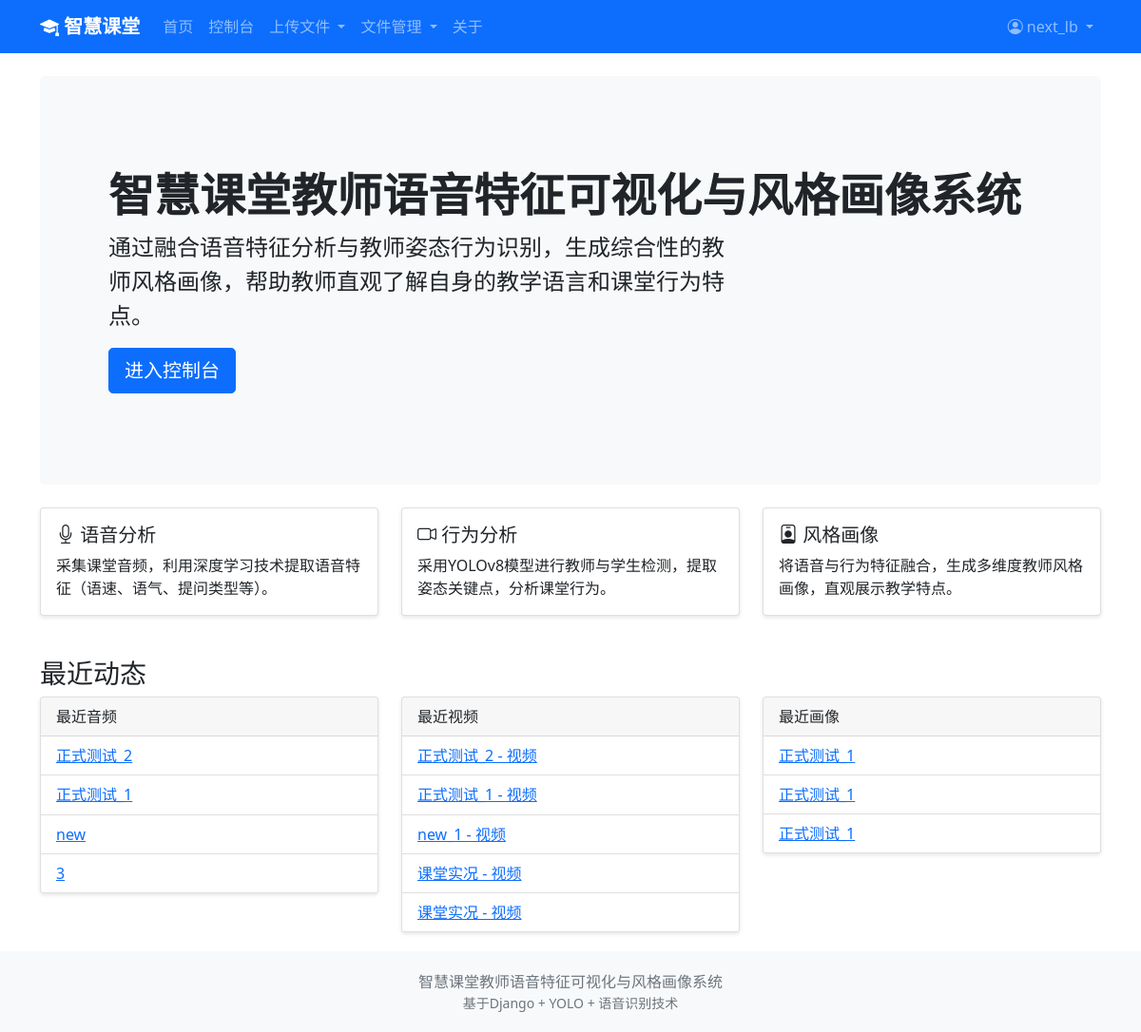
The page / (signed in) on the database its author committed.
### analysis/models.py (models this page shows, shortened)
class AudioFile(models.Model):
    FILE_TYPE_CHOICES = [
        ('mp3', 'MP3'),
        ('wav', 'WAV'),
        ('m4a', 'M4A'),
        ('other', '其他'),
    ]
    STATUS_CHOICES = [
        ('pending', '待处理'),
        ('processing', '处理中'),
        ('completed', '已完成'),
        ('failed', '失败'),
    ]
    user = models.ForeignKey(User, on_delete=models.CASCADE, related_name='audio_files', verbose_name='上传用户')
    title = models.CharField(max_length=200, verbose_name='音频标题')
    description = models.TextField(blank=True, verbose_name='描述')
    file = models.FileField(upload_to='audio/%Y/%m/%d/', verbose_name='音频文件')
    file_type = models.CharField(max_length=20, choices=FILE_TYPE_CHOICES, default='other', verbose_name='文件类型')
    duration = models.IntegerField(default=0, verbose_name='时长(秒)')
    file_size = models.IntegerField(default=0, verbose_name='文件大小(字节)')
    status = models.CharField(max_length=20, choices=STATUS_CHOICES, default='pending', verbose_name='处理状态')
    upload_time = models.DateTimeField(auto_now_add=True, verbose_name='上传时间')
    processed_time = models.DateTimeField(null=True, blank=True, verbose_name='处理完成时间')
    class Meta:
        db_table = 'audio_file'
        verbose_name = '音频文件'
        verbose_name_plural = '音频文件'
        ordering = ['-upload_time']

class VideoFile(models.Model):
    FILE_TYPE_CHOICES = [
        ('mp4', 'MP4'),
        ('avi', 'AVI'),
        ('mov', 'MOV'),
        ('other', '其他'),
    ]
    STATUS_CHOICES = [
        ('pending', '待处理'),
        ('processing', '处理中'),
        ('completed', '已完成'),
        ('failed', '失败'),
    ]
    user = models.ForeignKey(User, on_delete=models.CASCADE, related_name='video_files', verbose_name='上传用户')
    title = models.CharField(max_length=200, verbose_name='视频标题')
    description = models.TextField(blank=True, verbose_name='描述')
    file = models.FileField(upload_to='video/%Y/%m/%d/', verbose_name='视频文件')
    file_type = models.CharField(max_length=20, choices=FILE_TYPE_CHOICES, default='other', verbose_name='文件类型')
    duration = models.IntegerField(default=0, verbose_name='时长(秒)')
    file_size = models.IntegerField(default=0, verbose_name='文件大小(字节)')
    frame_count = models.IntegerField(default=0, verbose_name='总帧数')
    fps = models.FloatField(default=0, verbose_name='帧率')
    status = models.CharField(max_length=20, choices=STATUS_CHOICES, default='pending', verbose_name='处理状态')
    upload_time = models.DateTimeField(auto_now_add=True, verbose_name='上传时间')
    processed_time = models.DateTimeField(null=True, blank=True, verbose_name='处理完成时间')
    class Meta:
        db_table = 'video_file'
        verbose_name = '视频文件'
        verbose_name_plural = '视频文件'
        ordering = ['-upload_time']

class TeacherStyleProfile(models.Model):
    STYLE_TYPE_CHOICES = [
        ('active_interactive', '活跃互动型'),
        ('calm_lecture', '沉稳讲授型'),
        ('walking_guide', '走动引导型'),
        ('mixed', '混合型'),
    ]
    user = models.ForeignKey(User, on_delete=models.CASCADE, related_name='style_profiles', verbose_name='所属用户')
    name = models.CharField(max_length=100, verbose_name='画像名称')
    audio_result = models.ForeignKey(AudioAnalysisResult, on_delete=models.SET_NULL, null=True, blank=True, related_name='profile', verbose_name='语音分析结果')
    video_result = models.ForeignKey(VideoAnalysisResult, on_delete=models.SET_NULL, null=True, blank=True, related_name='profile', verbose_name='视频分析结果')
    style_type = models.CharField(max_length=50, choices=STYLE_TYPE_CHOICES, default='mixed', verbose_name='风格类型')
    style_tags = models.JSONField(default=list, verbose_name='风格标签列表')
    feature_vector = models.JSONField(default=dict, verbose_name='融合特征向量')
    radar_data = models.JSONField(default=dict, verbose_name='雷达图数据')
    timeline_data = models.JSONField(default=dict, verbose_name='时序图数据')
    profile_image_url = models.URLField(null=True, blank=True, verbose_name='风格画像图片URL')
    created_at = models.DateTimeField(auto_now_add=True, verbose_name='创建时间')
    updated_at = models.DateTimeField(auto_now=True, verbose_name='更新时间')
    class Meta:
        db_table = 'teacher_style_profile'
        verbose_name = '教师风格画像'
        verbose_name_plural = '教师风格画像'
        ordering = ['-created_at']

### visualization/views.py (the view)
# urls.py: path('', home, name='home'),
def home(request):
    context = {
        'title': '智慧课堂教师语音特征可视化与风格画像系统'
    }
    if request.user.is_authenticated:
        context['audio_count'] = AudioFile.objects.filter(user=request.user).count()
        context['video_count'] = VideoFile.objects.filter(user=request.user).count()
        context['profile_count'] = TeacherStyleProfile.objects.filter(user=request.user).count()
        context['recent_audios'] = AudioFile.objects.filter(user=request.user).order_by('-upload_time')[:5]
        context['recent_videos'] = VideoFile.objects.filter(user=request.user).order_by('-upload_time')[:5]
        context['recent_profiles'] = TeacherStyleProfile.objects.filter(user=request.user).order_by('-created_at')[:3]
    return render(request, 'visualization/home.html', context)

### templates/visualization/home.html (shortened to what this page needs)
{% extends 'base.html' %}
{% block content %}
<div class="row">
    <div class="col-md-12">
        <div class="p-5 mb-4 bg-light rounded-3">
            <div class="container-fluid py-5">
                <h1 class="display-5 fw-bold">智慧课堂教师语音特征可视化与风格画像系统</h1>
                <p class="col-md-8 fs-4">通过融合语音特征分析与教师姿态行为识别，生成综合性的教师风格画像，帮助教师直观了解自身的教学语言和课堂行为特点。</p>
                {% if not user.is_authenticated %}
                <a class="btn btn-primary btn-lg" href="{% url 'users:register' %}">立即注册</a>
                <a class="btn btn-outline-secondary btn-lg" href="{% url 'users:login' %}">登录</a>
                {% else %}
                <a class="btn btn-primary btn-lg" href="{% url 'dashboard' %}">进入控制台</a>
                {% endif %}
            </div>
        </div>
    </div>
</div>
<div class="row">
    <div class="col-md-4">
        <div class="card">
            <div class="card-body">
                <h5 class="card-title"><i class="bi bi-mic"></i> 语音分析</h5>
                <p class="card-text">采集课堂音频，利用深度学习技术提取语音特征（语速、语气、提问类型等）。</p>
            </div>
        </div>
    </div>
    <div class="col-md-4">
        <div class="card">
            <div class="card-body">
                <h5 class="card-title"><i class="bi bi-camera-video"></i> 行为分析</h5>
                <p class="card-text">采用YOLOv8模型进行教师与学生检测，提取姿态关键点，分析课堂行为。</p>
            </div>
        </div>
    </div>
    <div class="col-md-4">
        <div class="card">
            <div class="card-body">
                <h5 class="card-title"><i class="bi bi-person-badge"></i> 风格画像</h5>
                <p class="card-text">将语音与行为特征融合，生成多维度教师风格画像，直观展示教学特点。</p>
            </div>
        </div>
    </div>
</div>
{% if user.is_authenticated %}
<div class="row mt-4">
    <div class="col-md-12">
        <h3>最近动态</h3>
    </div>
    <div class="col-md-4">
        <div class="card">
            <div class="card-header">最近音频</div>
            <ul class="list-group list-group-flush">
                {% for audio in recent_audios %}
                <li class="list-group-item">
                    <a href="{% url 'analysis:audio_detail' audio.id %}">{{ audio.title }}</a>
                    <span class="badge bg-{{ audio.status|default:'secondary' }}">{{ audio.get_status_display }}</span>
                </li>
                {% empty %}
                <li class="list-group-item text-muted">暂无音频文件</li>
                {% endfor %}
            </ul>
        </div>
    </div>
    <div class="col-md-4">
        <div class="card">
            <div class="card-header">最近视频</div>
            <ul class="list-group list-group-flush">
                {% for video in recent_videos %}
                <li class="list-group-item">
                    <a href="{% url 'analysis:video_detail' video.id %}">{{ video.title }}</a>
                    <span class="badge bg-{{ video.status|default:'secondary' }}">{{ video.get_status_display }}</span>
                </li>
                {% empty %}
                <li class="list-group-item text-muted">暂无视频文件</li>
                {% endfor %}
            </ul>
        </div>
    </div>
    <div class="col-md-4">
        <div class="card">
            <div class="card-header">最近画像</div>
            <ul class="list-group list-group-flush">
                {% for profile in recent_profiles %}
                <li class="list-group-item">
                    <a href="{% url 'analysis:profile_detail' profile.id %}">{{ profile.name }}</a>
                </li>
                {% empty %}
                <li class="list-group-item text-muted">暂无风格画像</li>
                {% endfor %}
            </ul>
        </div>
    </div>
</div>
{% endif %}
{% endblock %}

### templates/base.html (shortened to what this page needs)
<!DOCTYPE html>
<html lang="zh-CN">
<head>
    <link href="https://cdn.jsdelivr.net/npm/bootstrap@5.1.3/dist/css/bootstrap.min.css" rel="stylesheet">
    <link rel="stylesheet" href="https://cdn.jsdelivr.net/npm/bootstrap-icons@1.8.1/font/bootstrap-icons.css">
</head>
<body>
    <nav class="navbar navbar-expand-lg navbar-dark bg-primary">
        <div class="container">
            <a class="navbar-brand" href="{% url 'home' %}">
                <i class="bi bi-mortarboard-fill"></i> 智慧课堂
            </a>
            <div class="collapse navbar-collapse" id="navbarNav">
                <ul class="navbar-nav me-auto">
                    <li class="nav-item">
                        <a class="nav-link" href="{% url 'home' %}">首页</a>
                    </li>
                    {% if user.is_authenticated %}
                    <li class="nav-item">
                        <a class="nav-link" href="{% url 'dashboard' %}">控制台</a>
                    </li>
                    <li class="nav-item dropdown">
                        <a class="nav-link dropdown-toggle" href="#" id="uploadDropdown" role="button" data-bs-toggle="dropdown">
                            上传文件
                        </a>
                    </li>
                    <li class="nav-item dropdown">
                        <a class="nav-link dropdown-toggle" href="#" id="fileDropdown" role="button" data-bs-toggle="dropdown">
                            文件管理
                        </a>
                    </li>
                    {% endif %}
                    <li class="nav-item">
                        <a class="nav-link" href="{% url 'about' %}">关于</a>
                    </li>
                </ul>
                <ul class="navbar-nav">
                    {% if user.is_authenticated %}
                    <li class="nav-item dropdown">
                        <a class="nav-link dropdown-toggle" href="#" id="userDropdown" role="button" data-bs-toggle="dropdown">
                            <i class="bi bi-person-circle"></i> {{ user.username }}
                        </a>
                    </li>
                    {% endif %}
                </ul>
            </div>
        </div>
    </nav>
    <main>
        <div class="container mt-4">
            {% block content %}{% endblock %}
        </div>
    </main>
    <footer>
        <div class="container text-center">
            <p class="text-muted mb-0">智慧课堂教师语音特征可视化与风格画像系统</p>
            <p class="text-muted small mb-0">基于Django + YOLO + 语音识别技术</p>
        </div>
    </footer>
</body>
</html>

### templates/base.html (style rules this page uses)
body { min-height: 100vh; display: flex; flex-direction: column; }
.navbar-brand { font-weight: bold; }
main { flex: 1; }
footer { background-color: #f8f9fa; padding: 20px 0; }
.card { margin-bottom: 20px; box-shadow: 0 2px 4px rgba(0,0,0,0.1); }

### rows shown on the page
AudioFile: title "正式测试_2"
AudioFile: title "正式测试_1"
AudioFile: title "new"
AudioFile: title "3"
VideoFile: title "正式测试_2 - 视频"
VideoFile: title "正式测试_1 - 视频"
VideoFile: title "new_1 - 视频"
VideoFile: title "课堂实况 - 视频"
VideoFile: title "课堂实况 - 视频"
TeacherStyleProfile: name "正式测试_1"
TeacherStyleProfile: name "正式测试_1"
TeacherStyleProfile: name "正式测试_1"

### other values the page prints
{{ user.username }} "next_lb"
